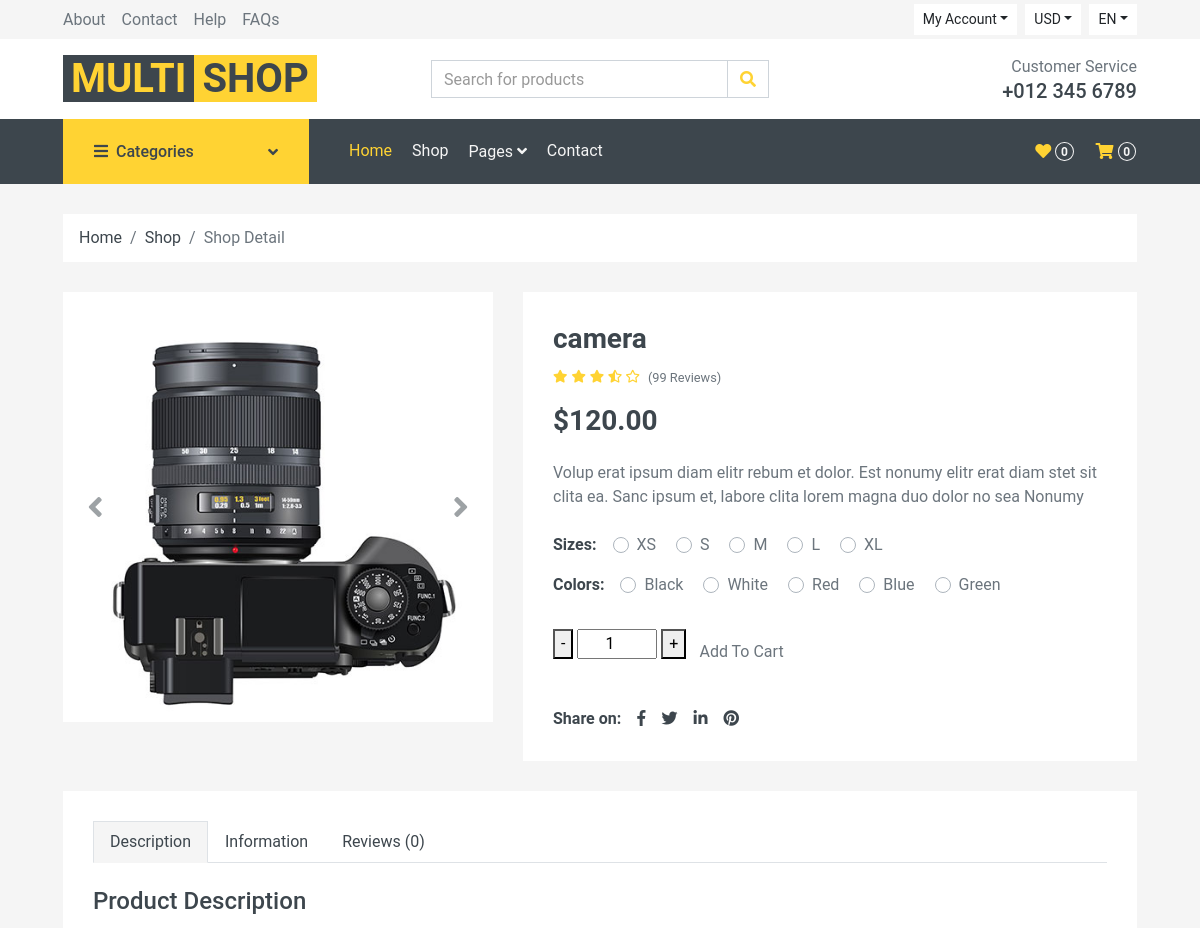
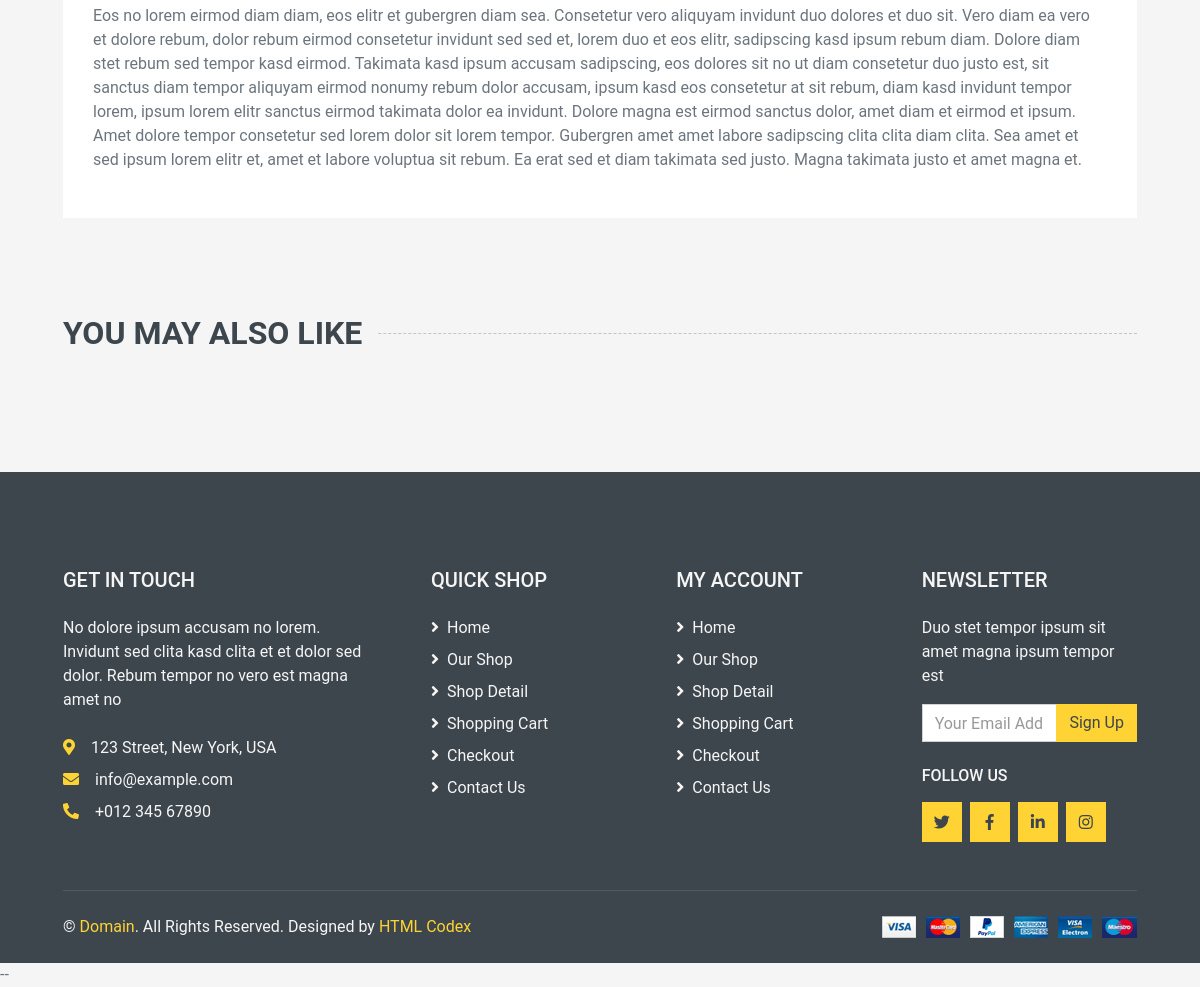
Screenshot of /detail.php?product_id=8 with the database file from the repository (2 pictures, top to bottom).
### tables this page shows
CREATE TABLE `products` (
  `product_id` int(11) NOT NULL,
  `product_name` varchar(255) DEFAULT NULL,
  `cat_id` int(11) NOT NULL,
  `sub_id` int(255) NOT NULL,
  `mrp` float NOT NULL,
  `price` float NOT NULL,
  `quantity` int(11) NOT NULL,
  `meta_desc` varchar(255) NOT NULL,
  `desc_text` text NOT NULL,
  `keyword` varchar(11) DEFAULT NULL,
  `image` varchar(255) NOT NULL
);

### detail.php (the view, shortened to what this page needs)
<?php
include('header.php');
 $new_id = $_GET['product_id'];
?>
<!DOCTYPE html>
<html lang="en">
    <div class="container-fluid">
        <div class="row px-xl-5">
            <div class="col-12">
                <nav class="breadcrumb bg-light mb-30">
                    <a class="breadcrumb-item text-dark" href="#">Home</a>
                    <a class="breadcrumb-item text-dark" href="#">Shop</a>
                    <span class="breadcrumb-item active">Shop Detail</span>
                </nav>
            </div>
        </div>
    </div>
   <?php  $all_select = "SELECT * FROM products WHERE product_id = '$new_id'";
$all_select_result = mysqli_query($conn,$all_select);
?>
        <?php $product_show = mysqli_fetch_assoc($all_select_result)?>
    <div class="container-fluid pb-5">
        <div class="row px-xl-5">
            <div class="col-lg-5 mb-30">
                <div id="product-carousel" class="carousel slide" data-ride="carousel">
                    <div class="carousel-inner bg-light">
                        <div class="carousel-item active">
                            <img class="w-100 h-100" src=" <?php echo "images/slide_image/".$product_show['image']."";?>">
                        </div>
                    </div>
                    <a class="carousel-control-prev" href="#product-carousel" data-slide="prev">
                        <i class="fa fa-2x fa-angle-left text-dark"></i>
                    </a>
                    <a class="carousel-control-next" href="#product-carousel" data-slide="next">
                        <i class="fa fa-2x fa-angle-right text-dark"></i>
                    </a>
                </div>
            </div>
            <div class="col-lg-7 h-auto mb-30">
                <div class="h-100 bg-light p-30">
                    <h3><?php echo $product_show['product_name'];?></h3>
                    <div class="d-flex mb-3">
                        <div class="text-primary mr-2">
                            <small class="fas fa-star"></small>
                            <small class="fas fa-star"></small>
                            <small class="fas fa-star"></small>
                            <small class="fas fa-star-half-alt"></small>
                            <small class="far fa-star"></small>
                        </div>
                        <small class="pt-1">(99 Reviews)</small>
                    </div>
                    <h3 class="font-weight-semi-bold mb-4">$<?php echo $product_show['price'];?>.00</h3>
                    <p class="mb-4"><?php echo $product_show['meta_desc'];?></p>
                    <div class="d-flex mb-3">
                        <strong class="text-dark mr-3">Sizes:</strong>
                        <form>
                            <div class="custom-control custom-radio custom-control-inline">
                                <label class="custom-control-label" for="size-1">XS</label>
                            </div>
                            <div class="custom-control custom-radio custom-control-inline">
                                <label class="custom-control-label" for="size-2">S</label>
                            </div>
                            <div class="custom-control custom-radio custom-control-inline">
                                <label class="custom-control-label" for="size-3">M</label>
                            </div>
                            <div class="custom-control custom-radio custom-control-inline">
                                <label class="custom-control-label" for="size-4">L</label>
                            </div>
                            <div class="custom-control custom-radio custom-control-inline">
                                <label class="custom-control-label" for="size-5">XL</label>
                            </div>
                        </form>
                    </div>
                    <div class="d-flex mb-4">
                        <strong class="text-dark mr-3">Colors:</strong>
                        <form>
                            <div class="custom-control custom-radio custom-control-inline">
                                <label class="custom-control-label" for="color-1">Black</label>
                            </div>
                            <div class="custom-control custom-radio custom-control-inline">
                                <label class="custom-control-label" for="color-2">White</label>
                            </div>
                            <div class="custom-control custom-radio custom-control-inline">
                                <label class="custom-control-label" for="color-3">Red</label>
                            </div>
                            <div class="custom-control custom-radio custom-control-inline">
                                <label class="custom-control-label" for="color-4">Blue</label>
                            </div>
                            <div class="custom-control custom-radio custom-control-inline">
                                <label class="custom-control-label" for="color-5">Green</label>
                            </div>
                        </form>
                    </div>
                    <div class="d-flex align-items-center mb-4 pt-2">
                   <div class="qty-input mb-3">
                  <button class="qty-count qty-count--minus product_minus" data-action="minus" type="button">-</button>
                  <input class="product-qty text-center" type="number" name="product-qty" min="1" max="10" value="1">
                  <button class="qty-count qty-count--add product_plus" data-action="add" type="button">+</button>
               </div>
                        <button class="btn main-btn add_to_cart" data-product_id="<?= $product_show['product_id'] ?>">Add To Cart</button>
                    </div>
                    <div class="d-flex pt-2">
                        <strong class="text-dark mr-2">Share on:</strong>
                        <div class="d-inline-flex">
                            <a class="text-dark px-2" href="">
                                <i class="fab fa-facebook-f"></i>
                            </a>
                            <a class="text-dark px-2" href="">
                                <i class="fab fa-twitter"></i>
                            </a>
                            <a class="text-dark px-2" href="">
                                <i class="fab fa-linkedin-in"></i>
                            </a>
                            <a class="text-dark px-2" href="">
                                <i class="fab fa-pinterest"></i>
                            </a>
                        </div>
                    </div>
                </div>
            </div>
        </div>
        <div class="row px-xl-5">
            <div class="col">
                <div class="bg-light p-30">
                    <div class="nav nav-tabs mb-4">
                        <a class="nav-item nav-link text-dark active" data-toggle="tab" href="#tab-pane-1">Description</a>
                        <a class="nav-item nav-link text-dark" data-toggle="tab" href="#tab-pane-2">Information</a>
                        <a class="nav-item nav-link text-dark" data-toggle="tab" href="#tab-pane-3">Reviews (0)</a>
                    </div>
                    <div class="tab-content">
                        <div class="tab-pane fade show active" id="tab-pane-1">
                            <h4 class="mb-3">Product Description</h4>
                            <p><?php echo $product_show['desc_text'];?>
                        </div>
                    </div>
                </div>
            </div>
        </div>
    </div>
    <div class="container-fluid py-5">
        <h2 class="section-title position-relative text-uppercase mx-xl-5 mb-4"><span class="bg-secondary pr-3">You May Also Like</span></h2>
    </div>
    <div class="container-fluid bg-dark text-secondary mt-5 pt-5">
        <div class="row px-xl-5 pt-5">
            <div class="col-lg-4 col-md-12 mb-5 pr-3 pr-xl-5">
                <h5 class="text-secondary text-uppercase mb-4">Get In Touch</h5>
                <p class="mb-4">No dolore ipsum accusam no lorem. Invidunt sed clita kasd clita et et dolor sed dolor. Rebum tempor no vero est magna amet no</p>
                <p class="mb-2"><i class="fa fa-map-marker-alt text-primary mr-3"></i>123 Street, New York, USA</p>
                <p class="mb-2"><i class="fa fa-envelope text-primary mr-3"></i>info@example.com</p>
                <p class="mb-0"><i class="fa fa-phone-alt text-primary mr-3"></i>+012 345 67890</p>
            </div>
            <div class="col-lg-8 col-md-12">
                <div class="row">
                    <div class="col-md-4 mb-5">
                        <h5 class="text-secondary text-uppercase mb-4">Quick Shop</h5>
                        <div class="d-flex flex-column justify-content-start">
                            <a class="text-secondary mb-2" href="#"><i class="fa fa-angle-right mr-2"></i>Home</a>
                            <a class="text-secondary mb-2" href="#"><i class="fa fa-angle-right mr-2"></i>Our Shop</a>
                            <a class="text-secondary mb-2" href="#"><i class="fa fa-angle-right mr-2"></i>Shop Detail</a>
                            <a class="text-secondary mb-2" href="#"><i class="fa fa-angle-right mr-2"></i>Shopping Cart</a>
                            <a class="text-secondary mb-2" href="#"><i class="fa fa-angle-right mr-2"></i>Checkout</a>
                            <a class="text-secondary" href="#"><i class="fa fa-angle-right mr-2"></i>Contact Us</a>
                        </div>
                    </div>
                    <div class="col-md-4 mb-5">
                        <h5 class="text-secondary text-uppercase mb-4">My Account</h5>
                        <div class="d-flex flex-column justify-content-start">
                            <a class="text-secondary mb-2" href="#"><i class="fa fa-angle-right mr-2"></i>Home</a>
                            <a class="text-secondary mb-2" href="#"><i class="fa fa-angle-right mr-2"></i>Our Shop</a>
                            <a class="text-secondary mb-2" href="#"><i class="fa fa-angle-right mr-2"></i>Shop Detail</a>
                            <a class="text-secondary mb-2" href="#"><i class="fa fa-angle-right mr-2"></i>Shopping Cart</a>
                            <a class="text-secondary mb-2" href="#"><i class="fa fa-angle-right mr-2"></i>Checkout</a>
                            <a class="text-secondary" href="#"><i class="fa fa-angle-right mr-2"></i>Contact Us</a>
                        </div>
                    </div>
                    <div class="col-md-4 mb-5">
                        <h5 class="text-secondary text-uppercase mb-4">Newsletter</h5>
                        <p>Duo stet tempor ipsum sit amet magna ipsum tempor est</p>
                        <form action="">
                            <div class="input-group">
                                <input type="text" class="form-control" placeholder="Your Email Address">
                                <div class="input-group-append">
                                    <button class="btn btn-primary">Sign Up</button>
                                </div>
                            </div>
                        </form>
                        <h6 class="text-secondary text-uppercase mt-4 mb-3">Follow Us</h6>
                        <div class="d-flex">
                            <a class="btn btn-primary btn-square mr-2" href="#"><i class="fab fa-twitter"></i></a>
                            <a class="btn btn-primary btn-square mr-2" href="#"><i class="fab fa-facebook-f"></i></a>
                            <a class="btn btn-primary btn-square mr-2" href="#"><i class="fab fa-linkedin-in"></i></a>
                            <a class="btn btn-primary btn-square" href="#"><i class="fab fa-instagram"></i></a>
                        </div>
                    </div>
                </div>
            </div>
        </div>
        <div class="row border-top mx-xl-5 py-4" style="border-color: rgba(256, 256, 256, .1) !important;">
            <div class="col-md-6 px-xl-0">
                <p class="mb-md-0 text-center text-md-left text-secondary">
                    &copy; <a class="text-primary" href="#">Domain</a>. All Rights Reserved. Designed
                    by
                    <a class="text-primary" href="https://htmlcodex.com">HTML Codex</a>
                </p>
            </div>
            <div class="col-md-6 px-xl-0 text-center text-md-right">
                <img class="img-fluid" src="img/payments.png" alt="">
            </div>
        </div>
    </div>
    <?php include('footer.php');?>

### rows the page displays
products: image (picture), product_name "camera", price "120", meta_desc "Volup erat ipsum diam elitr rebum et dolor. Est nonumy elitr erat diam stet sit clita ea. Sanc ipsum et, labore clita lorem magna duo dolor no sea Nonumy", desc_text "Eos no lorem eirmod diam diam, eos elitr et gubergren diam sea. Consetetur vero aliquyam invidunt duo dolores et duo sit. Vero diam ea vero et dolore rebum, dolor rebum eirmod consetetur invidunt sed sed et, lorem duo et eos elitr, sadipscing kasd ipsum rebum diam. Dolore diam stet rebum sed tempor kasd eirmod. Takimata kasd ipsum accusam sadipscing, eos dolores sit no ut diam consetetur duo justo est, sit sanctus diam tempor aliquyam eirmod nonumy rebum dolor accusam, ipsum kasd eos consetetur at sit rebum, diam kasd invidunt tempor lorem, ipsum lorem elitr sanctus eirmod takimata dolor ea invidunt. Dolore magna est eirmod sanctus dolor, amet diam et eirmod et ipsum. Amet dolore tempor…"
